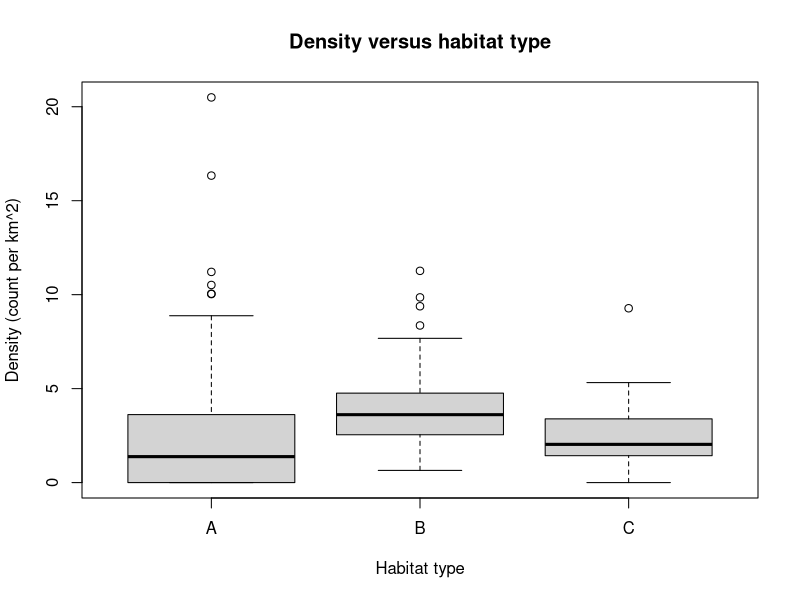
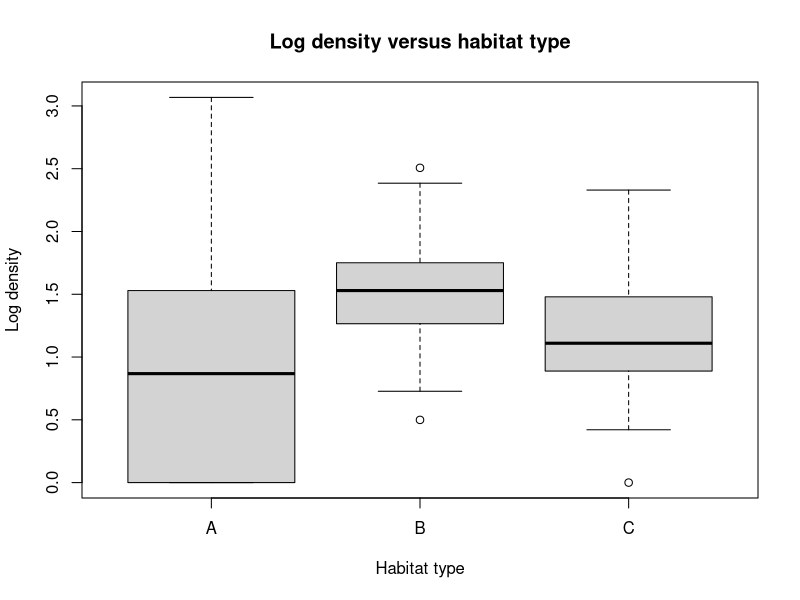
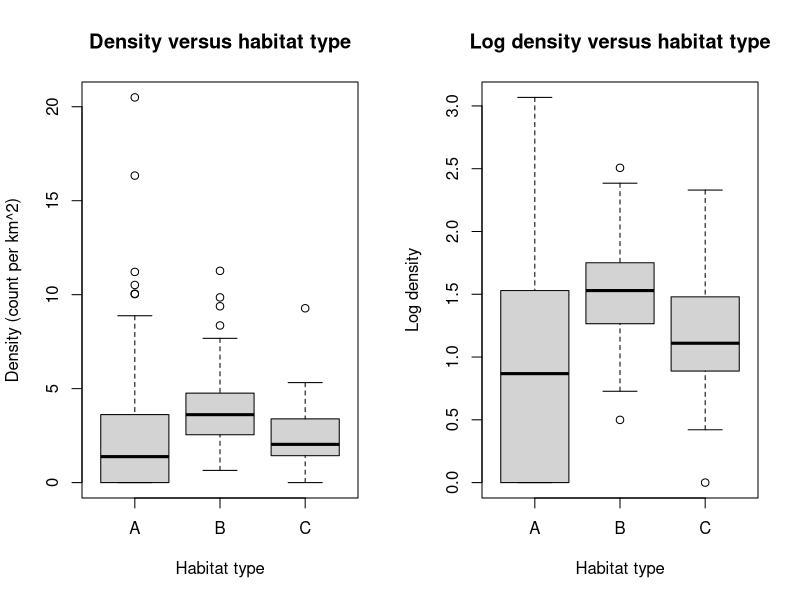

R code for these plots, in order: (Note: this script raises an error after producing the figures.)
##################
##################
### Question 1 ###
##################
##################

#######
## a ## 
#######

# Import the data set
eco.df <- read.table("ecoStudy.txt", header = TRUE)

#####
# i #
#####

# Check quantiles of density variable
summary(eco.df$density)

# The values asked for in the question are:
# Minimum      : 0.000
# 1st quartile : 1.413
# Median       : 2.744
# Mean         : 3.103
# 3rd quartile : 4.193
# Maximum      : 20.497

######
# ii #
######

# Find the unique values in the column
unique(eco.df$habitat)

# Find the number of observations of each value
dim(eco.df[eco.df$habitat=="A",]) # 100 observations of A
dim(eco.df[eco.df$habitat=="B",]) # 125 observations of B
dim(eco.df[eco.df$habitat=="C",]) # 75 observations of C

# There are 100 observations of type A, 125 observations of 
# type B and 75 observations of type C

#######
## b ##
#######

# Create the log density column
eco.df$logDensity <- log(1 + eco.df$density)

#####
# i #
#####

# Plot density by habitat type
boxplot(eco.df$density ~ eco.df$habitat, 
        main = "Density versus habitat type",
        xlab = "Habitat type",
        ylab = "Density (count per km^2)")

######
# ii #
######

# Plot log density by habitat type
boxplot(eco.df$logDensity ~ eco.df$habitat, 
        main = "Log density versus habitat type",
        xlab = "Habitat type",
        ylab = "Log density")

#######
# iii #
#######

# Display the two boxplots in a 2x1 lattice
par(mfrow = c(1, 2))
boxplot(eco.df$density ~ eco.df$habitat, 
        main = "Density versus habitat type",
        xlab = "Habitat type",
        ylab = "Density (count per km^2)")
boxplot(eco.df$logDensity ~ eco.df$habitat, 
        main = "Log density versus habitat type",
        xlab = "Habitat type",
        ylab = "Log density")

#######
## c ##
#######

# Function to return F-test statistic
f_stat <- function(y, factor){
  # y       : the continuous variable that we wish to test whether is the same
  #           across groups
  # factor  : the categorical variables which with different groups to test
  #           across
  # returns : the F-test statistic is returned
  
  # Find the levels of the factor
  levels <- unique(factor) 
  
  # Find the overall and factor sample means of y
  overall_mean <- mean(y) # Overall sample mean
  factor_means <- factor_means(y, factor, levels) # Sample means by factor.
  
  # Find the total and factor-level number of observations
  K   <- length(levels) # Number of levels of the factor
  N_i <- lapply(levels, function(x) length(y[factor == x])) # Number of
  # observations per
  # factor
  
  # Calculate the numerator
  numerator   <- f_stat_numerator(overall_mean, factor_means, K, N_i)
  
  # Calculate the denominator
  denominator <- f_stat_denominator(y, factor, levels, factor_means, K, N_i)
  
  return(numerator / denominator)
}

# Function to find means by levels of a factor
factor_means <- function(y, factor, levels){
  # y       : the continuous variable that we wish to find means of
  # factor  : the categorical variable with different groups
  # groups  : the groups of the factor
  # returns : a list of means
  
  factor_means <- rep(NA, length(levels)) # Create an empty list to store the 
  # means
  
  # Loop over the levels of the factor and add the means to the list
  i <- 1
  for (level in levels) {
    factor_means[[i]] <- mean(y[factor == level])
    i <- i + 1
  }
  
  return(factor_means)
}

# Function to calculate the numerator of the F-test statistic
f_stat_numerator <- function(overall_mean, factor_means, K, N_i){
  # overall_mean : the overall sample mean of the continuous variable
  # factor_means : the sample mean of the continuous variable by the factor
  # K            : the number of levels of the factor
  # N_i          : the number of observations by factor
  # returns      : the value of the numerator of the F-test statistic
  
  # Calculate the values of the factor-level means minus the overall mean
  # squared
  mean_diff_squared <- (factor_means - overall_mean) ^ 2
  
  # Multiply the mean difference squared values by the number of observations
  # for each factor and sum these values together.
  weighted_mean_diff <- 0
  for (i in 1:K){
    weighted_mean_diff <- weighted_mean_diff + 
      (N_i[[i]] * mean_diff_squared[[i]])
  }
  
  # Divide the sum of the weighted mean difference squared values by the number
  # of levels of the factor minus one.
  numerator <- weighted_mean_diff / (K - 1)
  
  return(numerator)
}

# Function to calculate the denominator of the F-test statistic
f_stat_denominator <- function(y, factor, levels, factor_means, K, N_i){
  # y            : the continuous variable that we wish to test whether is the 
  #                same across groups
  # factor       : the categorical variables which with different groups to test
  #                across
  # levels       : the levels of the factor
  # factor_means : the sample mean of the continuous variable by the factor
  # K            : the number of levels of the factor
  # N_i          : the number of observations by factor
  # returns      : the value of the denominator of the F-test statistic
  
  denominator <- 0
  for (i in 1:K){
    for (j in 1:N_i[[i]]){
      denominator <- denominator + ((y[factor == levels[[i]]][j] - 
                                       factor_means[i]) ^ 2)
    }
  }
  
  return(denominator)
}

(((100 * (a_mean - overall_mean)^2) + (125 * (b_mean - overall_mean)^2) +
    (75 * (c_mean - overall_mean)^2)) / 2) / 1796.535

# Calculate the F-test statistic for the data
f_stat(eco.df$density, eco.df$habitat)

# The F-test statistic is 0.035

######
# ii #
######

# Find the p-value of the F test
pf(0.352901, 2, 297)

# The p-value of the F-test is 0.297


##################
##################
### Question 2 ###
##################
##################

#######
## a ##
#######

# Function to return the natural log of the joint density of iid Gammma mixture
# variables
calcLogMix2Gamma <- function(x, alpha, beta, p){
  # x       (numeric vector) : vector of inputs 
  # alpha   (numeric vector) : vector of alpha parameters
  # beta    (numeric vector) : vector of beta parameters
  # p       (numeric)        : probability parameter
  # returns (numeric)        : log joint density of the model
  
  # Get the information about validity of the inputs
  error_check <- verifyGammaInput(x, alpha, beta, p)
  
  # If inputs are invalid, terminate the function and display the reasons
  if(error_check[1]){
    stop(error_check[2])
  }
  
  # Create a vector of outputs from the Gamma mixture model pdf
  f_x <- mix2GammaPdf(x, alpha, beta, p)
  
  # Multiply the outputs together to get the joint density
  joint_density <- 1
  for (f_xi in f_x){
    joint_density <- joint_density * f_xi
  }
  
  # Take the natural logarithm of the joint density
  log_density <- log(joint_density)
  
  # Return the output
  return(log_density)
}

# Function to return the density of a single Gamma mixture variable
mix2GammaPdf <- function(x_i, alpha, beta, p){
  # x       (numeric vector) : input 
  # alpha   (numeric vector) : vector of alpha parameters
  # beta    (numeric vector) : vector of beta parameters
  # p       (numeric)        : probability parameter
  # returns (numeric)        : density of a single Gamma mixture model variable
  
  # Extract the individual parameters from their vectors
  alpha1 <- alpha[1]
  alpha2 <- alpha[2]
  beta1  <-  beta[1]
  beta2  <-  beta[2]
  
  # Find the results of the two Gamma pdfs
  gamma1 <- gammaPdf(x_i, alpha1, beta1)
  gamma2 <- gammaPdf(x_i, alpha2, beta2)
  
  # Find the output of the Gamma mixture model pdf
  output <- (p * gamma1) + ((1 - p) * gamma2)
  
  return(output)
}

# Function to return the density of a single Gamma variable
gammaPdf <- function(x_i, alpha, beta){
  # x       (numeric vector) : input
  # alpha   (numeric vector) : vector of alpha parameters
  # beta    (numeric vector) : vector of beta parameters
  # returns (numeric)        : density of a single Gamma variable
  
  # Calculate the output of a Gamma pdf
  output <- ((x_i ^ (alpha - 1)) * (exp(-1 * beta * x_i)) * (beta ^ alpha)) / 
    gamma(alpha)
  
  return(output)
}

#######
## b ##
#######

# Function to verify the validity of inputs to the Gamma mixture model function
verifyGammaInput <- function(x, alpha, beta, p){
  # x       (numeric vector) : input 
  # alpha   (numeric vector) : vector of alpha parameters
  # beta    (numeric vector) : vector of beta parameters
  # p       (numeric)        : probability parameter
  # returns (list)           : a list with the first entry as a boolean 
  #                            representing whether the inputs are valid (TRUE
  #                            indicates invalid) and the second entry a string
  #                            displaying information about the error
  
  # Default to TRUE and set to FALSE if no errors are found to avoid
  # repetitively reassigning value to TRUE if multiple errors found
  error_check <- c(TRUE)
  
  # Create a list to store messages about errors
  # These error messages will be concatenated into one string after all errors
  # are checked for and added to the error_check object
  error_check_msg <- list()
  
  # Check for correct data type of x
  if(!is.vector(x) | !is.numeric(x)){
    error_check_msg <- append(error_check_msg, "- x must be a numeric vector")
  } 
  
  # Check that all x values are positive
  else if(any(x <= 0)) {
    error_check_msg <- append(error_check_msg, 
                              "- x must contain only positive values")
  } 
  
  # Check for correct data type of alpha
  if(!is.vector(alpha) | !is.numeric(alpha) | length(alpha) != 2) {
    error_check_msg <- append(error_check_msg, 
                              "- alpha must be a numeric vector of length 2")
  }
  
  # Check that both alpha values are positive
  else if(any(alpha <= 0)) {
    error_check_msg <- append(error_check_msg, 
                              "- alpha must contain only positive values")
  }
  
  # Check for correct data type of beta
  if(!is.vector(beta) | !is.numeric(beta) | length(beta) != 2) {
    error_check_msg <- append(error_check_msg, 
                              "- beta must be a numeric vector of length 2")
  }
  
  # Check that both beta values are positive
  else if(any(beta <= 0)) {
    error_check_msg <- append(error_check_msg, 
                              "- beta must contain only positive values")
  }
  
  # Check for the type of p
  if(!is.numeric(p) | length(p) != 1) {
    error_check_msg <- append(error_check_msg, 
                              "- p must be a single numeric value")
  }
  
  # Check that p takes a value in [0,1]
  else if(p < 0 | p > 1){
    error_check_msg <- append(error_check_msg, 
                              "- p must be between 0 and 1 inclusive")
  }
  
  # If any error messages have been logged, concatenate these to a single string
  # and append to the return error_check list
  if(length(error_check_msg) > 0) {
    error_check_msg <- paste(c("Input is invalid because: ", error_check_msg),
                             collapse = " \n ")
    error_check <- append(error_check, error_check_msg)
  }
  
  # Else set the error_check boolean to FALSE as no errors were logged
  else {
    error_check[1] <- FALSE
  }
  
  return(error_check)
}

#######
## c ##
#######

# Assign the inputs and parameters
x_0     <- c(0.06, 2.32, 4.81, 0.02, 2.33, 2.18, 0.83, 2.45, 2.10, 3.27)
alpha_0 <- c(0.5, 6)
beta_0  <- c(0.5, 2.5)
p_0     <- 0.35

# Perform the required calculation
calcLogMix2Gamma(x_0, alpha_0, beta_0, p_0)

# The natural logarithm of the joint density for the given values is -13.928
# (3 d.p.)


##################
##################
### Question 3 ###
##################
##################

#######
## a ##
#######

# Function to calculate the output of g(.) as displated in Eq. (5)
smoothCurve <- function(x, alpha, beta, p, q, k){
  # x       (numeric value/vector) : input value/vector
  # alpha   (numeric)              : alpha parameter
  # beta    (numeric)              : beta parameter
  # p       (numeric)              : p parameter
  # q       (numeric)              : q parameter
  # k       (numeric)              : k parameter
  # returns (numeric value/vector) : output value/vector of function g(.) 
  #                                  displayed in Eq. (5)
  
  # Get the information about validity of the inputs
  error_check <- verifySmoothInput(x, alpha, beta, p, q, k)
  
  # If inputs are invalid, terminate the function and display the reasons
  if(error_check[1]){
    stop(error_check[2])
  }
  
  # Calculate the input to the log(.) function in Eq. (5)
  numerator   <- (gamma(x + beta) ^ k) * (p ^ alpha) * (q ^ beta)
  denominator <- (gamma(alpha) ^ k) * (gamma(beta) ^ k)
  log_input   <- numerator / denominator
  
  # Calculate the input to the sin(.) function in Eq. (5)
  sin_input   <- (1 / (2 * alpha)) * log(log_input)
  
  # Calculate the output of the function in Eq. (5)
  output      <- sin(sin_input)
  
  return(output)
}

## NEEDS COMMENTING BELOW ##

# Function to verify the validity of inputs to the smooth curve function
verifySmoothInput <- function(x, alpha, beta, p, q, k){
  # Default to TRUE and set to FALSE if no errors are found to avoid
  # repetitively reassigning value to TRUE if multiple errors found
  error_check <- c(TRUE)
  
  # Create a list to store messages about errors
  # These error messages will be concatenated into one string after all errors
  # are checked for and added to the error_check object
  error_check_msg <- list()
  
  # Check for correct data type of x
  if(!is.numeric(x)){
    error_check_msg <- append(error_check_msg, 
                              "- x must be a numeric value or numeric vector")
  }
  
  # Check for correct data type of alpha
  if(length(alpha) > 1 | !is.numeric(alpha)) {
    error_check_msg <- append(error_check_msg, 
                              "- alpha must be a single numeric value")
  }
  
  # Check that alpha is positive
  else if(alpha <= 0) {
    error_check_msg <- append(error_check_msg, 
                              "- alpha can only take positive values")
  }
  
  # Check for correct data type of beta
  if(length(beta) > 1 | !is.numeric(beta)) {
    error_check_msg <- append(error_check_msg, 
                              "- beta must be a single numeric value")
  }
  
  # Check that both beta values are positive
  else if(beta <= 0) {
    error_check_msg <- append(error_check_msg, 
                              "- beta can only take positive values")
  }
  
  # Check for correct data type of p
  if(length(p) > 1 | !is.numeric(p)) {
    error_check_msg <- append(error_check_msg, 
                              "- p must be a single numeric value")
  }
  
  # Check for correct data type of q
  if(length(q) > 1 | !is.numeric(q)) {
    error_check_msg <- append(error_check_msg, 
                              "- q must be a single numeric value")
  }
  
  # Check for correct data type of k
  if(length(k) > 1 | !is.numeric(k)) {
    error_check_msg <- append(error_check_msg, 
                              "- k must be a single numeric value")
  }
  
  # If any error messages have been logged, concatenate these to a single string
  # and append to the return error_check list
  if(length(error_check_msg) > 0) {
    error_check_msg <- paste(c("Input is invalid because: ", error_check_msg),
                             collapse = " \n ")
    error_check <- append(error_check, error_check_msg)
  }
  # Else set the error_check boolean to FALSE as no errors were logged
  else {
    error_check[1] <- FALSE
  }
  
  return(error_check)
}

#######
## b ##
#######

calcMidRiemannLoop <- function(xVec, alpha, beta, p, q, k){
  # xVec    (numeric vector) : input vector
  # alpha   (numeric)        : alpha parameter
  # beta    (numeric)        : beta parameter
  # p       (numeric)        : p parameter
  # q       (numeric)        : q parameter
  # k       (numeric)        : k parameter
  # returns (numeric)        : an approximation to the area between a function 
  #                            given by smoothCurve() and the x-axis using the 
  #                            midpoint Riemann sum
  
  # Initialise the sum at zero
  midRiemannSum <- 0
  
  # Perform the sum
  for(i in 2:length(xVec)){
    # Find the midpoint of the subinterval
    midPoint      <- (xVec[i] + xVec[i-1]) / 2

    # Add the width of the subinterval times the absolute value of the function
    # at the midpoint of the interval to the Riemann sum
    # Use absolute value to get positive area for subintervals falling below
    # the x-axis
    midRiemannSum <- midRiemannSum + ((xVec[i] - xVec[i-1]) * 
                                           abs(smoothCurve(midPoint, alpha, 
                                                           beta, p, q, k)))
  }
  
  return(midRiemannSum)
}

#######
## c ##
#######

calcMidRiemann <- function(xVec, alpha, beta, p, q, k){
  # xVec    (numeric vector) : input vector
  # alpha   (numeric)        : alpha parameter
  # beta    (numeric)        : beta parameter
  # p       (numeric)        : p parameter
  # q       (numeric)        : q parameter
  # k       (numeric)        : k parameter
  # returns (numeric)        : an approximation to the area between a function 
  #                            given by smoothCurve() and the x-axis using the 
  #                            midpoint Riemann sum
  
  # Get the information about validity of the inputs
  error_check <- verifyRiemannInput(xVec, alpha, beta, p, q, k)
  
  # If inputs are invalid, terminate the function and display the reasons
  if(error_check[1]){
    stop(error_check[2])
  }
  
  # Get the number of elements in xVec
  N <- length(xVec)
  
  # Create two vectors of left-points and right-points for the subintervals
  leftPoints <- xVec[-N]
  rightPoints <- xVec[-1]
  
  # Use the left and right points to calculate a vector of midpoints
  midPoints <- (leftPoints + rightPoints) / 2
  
  # Calculate the (absolute) height of the curve from the x-axis at each 
  # midpoint
  rectHeights <- abs(smoothCurve(midPoints, alpha, beta, p, q, k))
  
  # Use the left and right points to find the width of each subinterval
  rectWidths <- rightPoints - leftPoints
  
  # Calculate the area of the rectangles formed by each subinterval and the
  # height of the curve at the midpoint of the subinterval
  rectAreas <- rectHeights * rectWidths
  
  # Calculate the total approximate area between the curve and x-axis by summing 
  # the area of each rectangle
  midRiemannSum <- sum(rectAreas)
  
  return(midRiemannSum)
}

#######
## d ##
#######

verifyRiemannInput <- function(xVec, alpha, beta, p, q, k){
  # xVec    (numeric vector) : input vector
  # alpha   (numeric)        : alpha parameter
  # beta    (numeric)        : beta parameter
  # p       (numeric)        : p parameter
  # q       (numeric)        : q parameter
  # k       (numeric)        : k parameter
  # returns (list)           : a list with the first entry as a boolean 
  #                            representing whether the inputs are valid (TRUE
  #                            indicates invalid) and the second entry a string
  #                            displaying information about the error
  
  
  # Default to TRUE and set to FALSE if no errors are found to avoid
  # repetitively reassigning value to TRUE if multiple errors found
  error_check <- c(TRUE)
  
  # Create a list to store messages about errors
  # These error messages will be concatenated into one string after all errors
  # are checked for and added to the error_check object
  error_check_msg <- list()
  
  # Check for correct data type of x
  if(length(xVec) < 2 | !is.numeric(xVec)){
    error_check_msg <- append(error_check_msg, 
                              "- xVec must be a numeric vector with length of 
                              at least 2")
  }
  
  if(!monotoneInceasing(xVec)) {
    error_check_msg <- append(error_check_msg, 
                              "- elements of xVec must be in strictly increasing
                              order")
  }
  
  # Check for correct data type of alpha
  if(length(alpha) > 1 | !is.numeric(alpha)) {
    error_check_msg <- append(error_check_msg, 
                              "- alpha must be a single numeric value")
  }
  
  # Check that alpha is positive
  else if(alpha <= 0) {
    error_check_msg <- append(error_check_msg, 
                              "- alpha can only take positive values")
  }
  
  # Check for correct data type of beta
  if(length(beta) > 1 | !is.numeric(beta)) {
    error_check_msg <- append(error_check_msg, 
                              "- beta must be a single numeric value")
  }
  
  # Check that both beta values are positive
  else if(beta <= 0) {
    error_check_msg <- append(error_check_msg, 
                              "- beta can only take positive values")
  }
  
  # Check for correct data type of p
  if(length(p) > 1 | !is.numeric(p)) {
    error_check_msg <- append(error_check_msg, 
                              "- p must be a single numeric value")
  }
  
  # Check for correct data type of q
  if(length(q) > 1 | !is.numeric(q)) {
    error_check_msg <- append(error_check_msg, 
                              "- q must be a single numeric value")
  }
  
  # Check for correct data type of k
  if(length(k) > 1 | !is.numeric(k)) {
    error_check_msg <- append(error_check_msg, 
                              "- k must be a single numeric value")
  }
  
  # If any error messages have been logged, concatenate these to a single string
  # and append to the return error_check list
  if(length(error_check_msg) > 0) {
    error_check_msg <- paste(c("Input is invalid because: ", error_check_msg),
                             collapse = " \n ")
    error_check <- append(error_check, error_check_msg)
  }
  # Else set the error_check boolean to FALSE as no errors were logged
  else {
    error_check[1] <- FALSE
  }
  
  return(error_check)
}

# Check if elements of a numeric vector are monotone increasing (not monotone 
# non-decreasing)
monotoneInceasing <- function(vec){
  # vec     (numeric vector) : vector to check
  # returns (logical)        : boolean value that is TRUE if the elements of the
  #                            numeric vector are monotone increasing and FALSE
  #                            otherwise
  
  # Boolean to store whether elements of the vector are monotone increasing
  monotoneInceasing <- TRUE
  
  # Loop over each pair of elements in the vector
  for(i in 2:length(vec)){
    # Set the boolean to FALSE if the second element is not strictly greater
    # than the first element
    if(vec[i-1] >= vec[i]){
      monotoneInceasing <- FALSE
    }
  }
  
  return(monotoneInceasing)
}

#######
## e ##
#######

# Initialise the inputs
xVec_1  <- seq(from = 2, to = 8.5, by = 0.01)
alpha_1 <- 2.1
beta_1  <- 0.5
p_1     <- 3
q_1     <- 6
k_1     <- 2

# Calculate the approximate integral
calcMidRiemann(xVec_1, alpha_1, beta_1, p_1, q_1, k_1)

# The area is calculated to be 4.737 (3 d.p.)

#######
## f ##
#######

calcMidRiemannAreas <- function(xSeqList, alpha, beta, p, q, k){
  
  totalArea <- 0
  for(xVec in xSeqList){
    totalArea <- totalArea + calcMidRiemann(xVec, alpha, beta, p, q, k)
  }
    
  return(totalArea)
}

#######
## g ##
#######

# Initialise the inputs
xVec_2_1   <- seq(from = 3.5, to = 8, by = 0.01)
xVec_2_2   <- seq(from = 2, to = 4.3, by = 0.1)
xVec_2_3   <- seq(from = 1.07, to = 9.012, by = 0.001)
xSeqList_2 <- list(xVec_2_1, xVec_2_2, xVec_2_3)
alpha_2    <- 1.9
beta_2     <- 0.75
p_2        <- 2.15
q_2        <- 7
k_2        <- 1.65

# Calculate the combined area between the curve and x-axis over the intervals
calcMidRiemannAreas(xSeqList_2, alpha_2, beta_2, p_2, q_2, k_2)


# The total area is 10.847 (3 d.p.)


##################
##################
### Question 4 ###
##################
##################

# Calculates the natural logarithm of the probability of an observed sequence
# of weather states
weatherSeqProb <- function(weatherSeq, trProbs, initProbs){
  # weatherSeq (character vector) : vector representing the sequence of weather
  #                                 states with "s" = sunny, "c" = cloudy, "r" =
  #                                 rainy
  # trProbs    (numeric matrix)   : matrix of the transition probabilities
  # initsProbs (numeric vector)   : vector of initial probabilities
  # returns    (numeric)          : the natural logarithm of the probability of
  #                                 the sequence given the initial and 
  #                                 transition probabilities
  
  
  # Encode the weather sequence as numbers for indexing the vector and array
  weatherSeq <- weatherEncoder(weatherSeq)
  
  # Find the probability of the initial state
  seqProb <- initProbs[weatherSeq[1]]
  
  # Multiply by the transition probabilities
  for(j in 2:length(weatherSeq)){
    seqProb <- seqProb * trProbs[weatherSeq[j-1], weatherSeq[j]]
  }
  
  # Take the natural logarithm of the probability of the sequence
  logSeqProb <- log(seqProb)
  
  return(logSeqProb)
}

# Encodes the weather sequence as numeric values which can be used to index the
# probability data structures
weatherEncoder <- function(weatherSeq){
  # weatherSeq (character vector) : vector representing the sequence of weather
  #                                 states with "s" = sunny, "c" = cloudy, "r" =
  #                                 rainy
  # returns    (numeric vector)   : vector representing the sequence of weather
  #                                 states encoded as 1 = sunny, 2 = cloudy, 3 =
  #                                 rainy

  # Loop over the vector and modify values individually
  for(i in 1:length(weatherSeq)){
    if(weatherSeq[i] == "s"){
      weatherSeq[i] <- 1
    }
    else if(weatherSeq[i] == "c"){
      weatherSeq[i] <- 2
    }
    else if(weatherSeq[i] == "r"){
      weatherSeq[i] <- 3
    }
    else{
      stop("invalid character in weather sequence")
    }
  }
  
  return(as.numeric(weatherSeq))
}

#######
## b ##
#######

# Initialise the inputs
weatherSeq_0 <- c("c", "s", "c", "r", "s", "s")
trProbs_r <- c(0.5, 0.4, 0.1, 0.33, 0.35, 0.32, 0.3, 0.3, 0.4)
trProbs_0 <- matrix(data=trProbs_r, nrow = 3, byrow = TRUE)
initProbs_0 <- c(0.45, 0.25, 0.3)

# Compute the natural logarithm of the probability of the sequence
weatherSeqProb(weatherSeq_0, trProbs_0, initProbs_0)

# The natural log of the probability of the sequence is -6.448

#######
## c ##
#######

